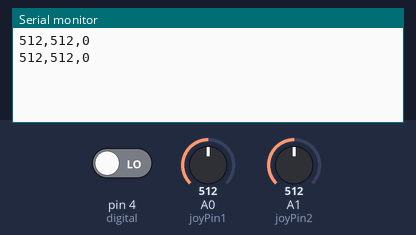
The sketch below on a simulated Arduino Uno, built with avr-gcc and run on an emulated ATmega328P. Shown: the last lines printed to the serial monitor. The test bench sets the inputs (shaded band); at power-on: A0 (joyPin1) = 512, A1 (joyPin2) = 512, pin 4 (digital) LOW.

Above: at 1.8 s.
1.9 s: A0 (joyPin1) set to 716
At 2.8 s:
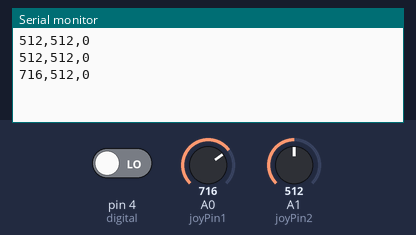
3.4 s: A1 (joyPin2) set to 716
At 4.7 s:
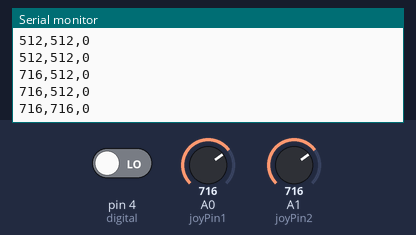
4.9 s: pin 4 (digital) driven HIGH
At 5.7 s:
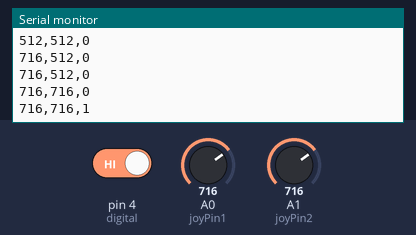
6.4 s: A0 (joyPin1) set to 900
At 7.7 s:
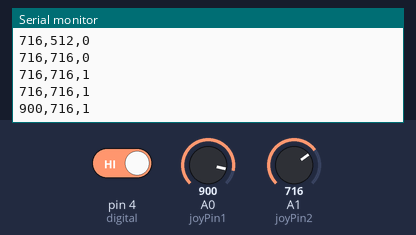
7.9 s: A1 (joyPin2) set to 900
At 8.8 s:
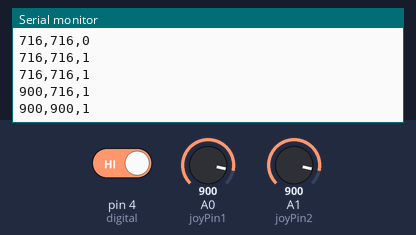
9.4 s: pin 4 (digital) driven LOW
At 10.8 s:
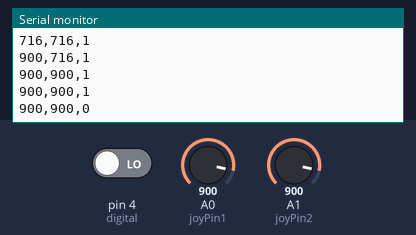
Timing chart, 0 to 11.9 s (numbered marks = the images above; inputs shaded):
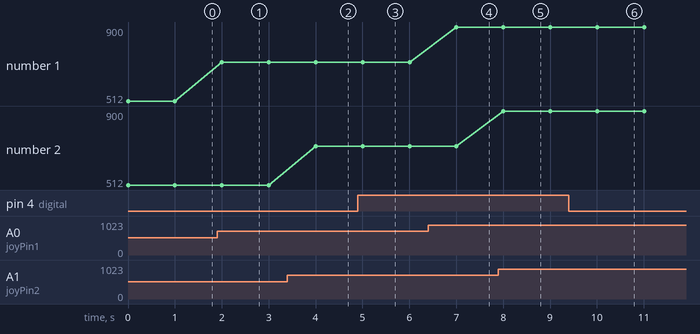

The sketch:

arduino_code.ino
```cpp
int joyPin1 = 0;                 // slider variable connecetd to analog pin 0
int joyPin2 = 1;                 // slider variable connecetd to analog pin 1
int digital = 4;


void setup() {
  Serial.begin(9600);
  pinMode(digital, INPUT);
}

void loop() {
  int value1 = analogRead(joyPin1);
  int value2 = analogRead(joyPin2);
  Serial.print(value1);
  Serial.print(",");
  Serial.print(value2);
  Serial.print(",");
  Serial.println(digitalRead(digital));
  delay(1000);

}
```

Measured:
- after the input at 1.9 s, the serial monitor: prints a new line after 0.10 s (image 1)
- after the input at 3.4 s, the serial monitor: prints a new line after 0.60 s (image 2)
- after the input at 4.9 s, the serial monitor: prints a new line after 0.10 s (image 3)
- after the input at 6.4 s, the serial monitor: prints a new line after 0.61 s (image 4)
- after the input at 7.9 s, the serial monitor: prints a new line after 0.11 s (image 5)
- after the input at 9.4 s, the serial monitor: prints a new line after 0.61 s (image 6)
- plotted number 1: 512 → 716 after the input at 1.9 s, 716 → 900 after the input at 6.4 s
